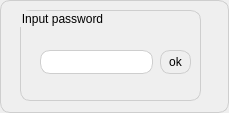
<?xml version="1.0" encoding="UTF-8"?>
<ui version="4.0">
 <class>Password</class>
 <widget class="QDialog" name="Password">
  <property name="geometry">
   <rect>
    <x>0</x>
    <y>0</y>
    <width>229</width>
    <height>113</height>
   </rect>
  </property>
  <property name="windowTitle">
   <string>Dialog</string>
  </property>
  <property name="styleSheet">
   <string notr="true">QWidget {
background-color: qlineargradient(x1: 0, y1: 0, x2: 0, y2: 1,
                                   stop: 0 white, stop: 1 #eaeaea);
 border: 1px solid #cecece;
 border-radius: 10px;
font-size: 12px;
}
QGroupBox {
 border: 1px solid #cecece;
border-radius: 10px;
}
QMessageBox QPushButton{
 background-color: qlineargradient(x1: 0, y1: 0, x2: 0, y2: 1,
                                   stop: 0 white, stop: 1 #eaeaea);
 border-radius: 5px;
 border: 0.5px solid rgb(206, 206, 206);
}

QMessageBox QLabel {
background-color: qlineargradient(x1: 0, y1: 0, x2: 0, y2: 1,
                                   stop: 0 white, stop: 1 #eaeaea);
 border: 0px solid #cecece;
 border-radius: 0px;
font-size: 12px;
}


QPushButton:pressed {
    background-color: qlineargradient(x1: 0, y1: 0, x2: 0, y2: 1,
                                      stop: 0 #4193ff, stop: 1 #9eeaff);
}
 QPushButton {
background-color: qlineargradient(x1: 0, y1: 0, x2: 0, y2: 1,
                                   stop: 0 white, stop: 1 #eaeaea);

 border: 0.5px solid rgb(206, 206, 206);
 }</string>
  </property>
  <widget class="QGroupBox" name="groupBox">
   <property name="geometry">
    <rect>
     <x>20</x>
     <y>10</y>
     <width>181</width>
     <height>91</height>
    </rect>
   </property>
   <property name="title">
    <string>Input password</string>
   </property>
   <widget class="QLineEdit" name="Edit_pswd">
    <property name="geometry">
     <rect>
      <x>20</x>
      <y>40</y>
      <width>113</width>
      <height>24</height>
     </rect>
    </property>
   </widget>
   <widget class="QPushButton" name="pushButton">
    <property name="geometry">
     <rect>
      <x>140</x>
      <y>40</y>
      <width>31</width>
      <height>24</height>
     </rect>
    </property>
    <property name="text">
     <string>ok</string>
    </property>
   </widget>
  </widget>
 </widget>
 <resources/>
 <connections/>
</ui>
